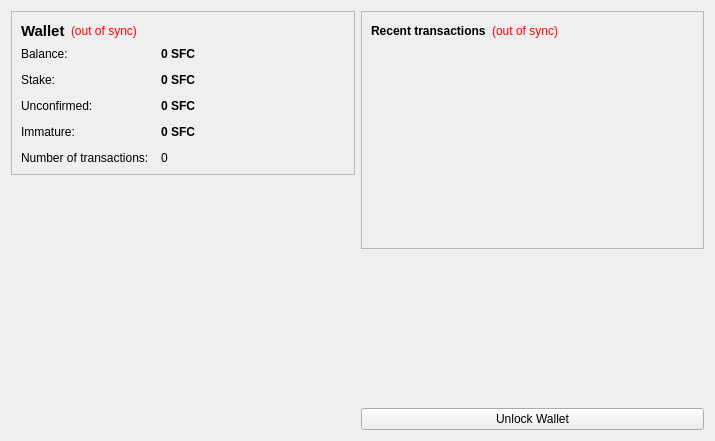
<?xml version="1.0" encoding="UTF-8"?>
<ui version="4.0">
 <class>OverviewPage</class>
 <widget class="QWidget" name="OverviewPage">
  <property name="geometry">
   <rect>
    <x>0</x>
    <y>0</y>
    <width>715</width>
    <height>441</height>
   </rect>
  </property>
  <property name="windowTitle">
   <string>Form</string>
  </property>
  <layout class="QHBoxLayout" name="horizontalLayout" stretch="1,1">
   <item>
    <layout class="QVBoxLayout" name="verticalLayout_2">
     <item>
      <widget class="QFrame" name="frame">
       <property name="frameShape">
        <enum>QFrame::StyledPanel</enum>
       </property>
       <property name="frameShadow">
        <enum>QFrame::Raised</enum>
       </property>
       <layout class="QVBoxLayout" name="verticalLayout_4">
        <item>
         <layout class="QHBoxLayout" name="horizontalLayout_4">
          <item>
           <widget class="QLabel" name="label_5">
            <property name="font">
             <font>
              <pointsize>11</pointsize>
              <weight>75</weight>
              <bold>true</bold>
             </font>
            </property>
            <property name="text">
             <string>Wallet</string>
            </property>
           </widget>
          </item>
          <item>
           <widget class="QLabel" name="labelWalletStatus">
            <property name="toolTip">
             <string>The displayed information may be out of date. Your wallet automatically synchronizes with the SunflowerCoin network after a connection is established, but this process has not completed yet.</string>
            </property>
            <property name="styleSheet">
             <string notr="true">QLabel { color: red; }</string>
            </property>
            <property name="text">
             <string notr="true">(out of sync)</string>
            </property>
            <property name="alignment">
             <set>Qt::AlignLeading|Qt::AlignLeft|Qt::AlignVCenter</set>
            </property>
           </widget>
          </item>
          <item>
           <spacer name="horizontalSpacer_2">
            <property name="orientation">
             <enum>Qt::Horizontal</enum>
            </property>
            <property name="sizeHint" stdset="0">
             <size>
              <width>40</width>
              <height>20</height>
             </size>
            </property>
           </spacer>
          </item>
         </layout>
        </item>
        <item>
         <layout class="QFormLayout" name="formLayout_2">
          <property name="fieldGrowthPolicy">
           <enum>QFormLayout::AllNonFixedFieldsGrow</enum>
          </property>
          <property name="horizontalSpacing">
           <number>12</number>
          </property>
          <property name="verticalSpacing">
           <number>12</number>
          </property>
          <item row="0" column="0">
           <widget class="QLabel" name="label">
            <property name="text">
             <string>Balance:</string>
            </property>
           </widget>
          </item>
          <item row="0" column="1">
           <widget class="QLabel" name="labelBalance">
            <property name="font">
             <font>
              <weight>75</weight>
              <bold>true</bold>
             </font>
            </property>
            <property name="cursor">
             <cursorShape>IBeamCursor</cursorShape>
            </property>
            <property name="toolTip">
             <string>Your current balance</string>
            </property>
            <property name="text">
             <string notr="true">0 SFC</string>
            </property>
            <property name="textInteractionFlags">
             <set>Qt::LinksAccessibleByMouse|Qt::TextSelectableByKeyboard|Qt::TextSelectableByMouse</set>
            </property>
           </widget>
          </item>
          <item row="1" column="0">
           <widget class="QLabel" name="label_6">
            <property name="text">
             <string>Stake:</string>
            </property>
           </widget>
          </item>
          <item row="1" column="1">
           <widget class="QLabel" name="labelStake">
            <property name="font">
             <font>
              <weight>75</weight>
              <bold>true</bold>
             </font>
            </property>
            <property name="cursor">
             <cursorShape>IBeamCursor</cursorShape>
            </property>
            <property name="toolTip">
             <string>Total of coins that was staked, and do not yet count toward the current balance</string>
            </property>
            <property name="text">
             <string notr="true">0 SFC</string>
            </property>
            <property name="textInteractionFlags">
             <set>Qt::LinksAccessibleByMouse|Qt::TextSelectableByKeyboard|Qt::TextSelectableByMouse</set>
            </property>
           </widget>
          </item>
          <item row="2" column="0">
           <widget class="QLabel" name="label_3">
            <property name="text">
             <string>Unconfirmed:</string>
            </property>
           </widget>
          </item>
          <item row="2" column="1">
           <widget class="QLabel" name="labelUnconfirmed">
            <property name="font">
             <font>
              <weight>75</weight>
              <bold>true</bold>
             </font>
            </property>
            <property name="cursor">
             <cursorShape>IBeamCursor</cursorShape>
            </property>
            <property name="toolTip">
             <string>Total of transactions that have yet to be confirmed, and do not yet count toward the current balance</string>
            </property>
            <property name="text">
             <string notr="true">0 SFC</string>
            </property>
            <property name="textInteractionFlags">
             <set>Qt::LinksAccessibleByMouse|Qt::TextSelectableByKeyboard|Qt::TextSelectableByMouse</set>
            </property>
           </widget>
          </item>
          <item row="3" column="0">
           <widget class="QLabel" name="labelImmatureText">
            <property name="text">
             <string>Immature:</string>
            </property>
           </widget>
          </item>
          <item row="3" column="1">
           <widget class="QLabel" name="labelImmature">
            <property name="font">
             <font>
              <weight>75</weight>
              <bold>true</bold>
             </font>
            </property>
            <property name="toolTip">
             <string>Mined balance that has not yet matured</string>
            </property>
            <property name="text">
             <string notr="true">0 SFC</string>
            </property>
            <property name="textInteractionFlags">
             <set>Qt::LinksAccessibleByMouse|Qt::TextSelectableByKeyboard|Qt::TextSelectableByMouse</set>
            </property>
           </widget>
          </item>
          <item row="4" column="0">
           <widget class="QLabel" name="label_2">
            <property name="text">
             <string>Number of transactions:</string>
            </property>
           </widget>
          </item>
          <item row="4" column="1">
           <widget class="QLabel" name="labelNumTransactions">
            <property name="toolTip">
             <string>Total number of transactions in wallet</string>
            </property>
            <property name="text">
             <string notr="true">0</string>
            </property>
           </widget>
          </item>
         </layout>
        </item>
       </layout>
      </widget>
     </item>
     <item>
      <spacer name="verticalSpacer">
       <property name="orientation">
        <enum>Qt::Vertical</enum>
       </property>
       <property name="sizeHint" stdset="0">
        <size>
         <width>20</width>
         <height>40</height>
        </size>
       </property>
      </spacer>
     </item>
     <item>
      <widget class="QLabel" name="label_6">
       <property name="text">
        <string/>
       </property>
       <property name="pixmap">
        <pixmap resource="../bitcoin.qrc">:/images/backg</pixmap>
       </property>
       <property name="scaledContents">
        <bool>false</bool>
       </property>
       <property name="alignment">
        <set>Qt::AlignCenter</set>
       </property>
       <property name="margin">
        <number>-2</number>
       </property>
      </widget>
     </item>
    </layout>
   </item>
   <item>
    <layout class="QVBoxLayout" name="verticalLayout_3">
     <item>
      <widget class="QFrame" name="frame_2">
       <property name="frameShape">
        <enum>QFrame::StyledPanel</enum>
       </property>
       <property name="frameShadow">
        <enum>QFrame::Raised</enum>
       </property>
       <layout class="QVBoxLayout" name="verticalLayout">
        <item>
         <layout class="QHBoxLayout" name="horizontalLayout_2">
          <item>
           <widget class="QLabel" name="label_4">
            <property name="text">
             <string>&lt;b&gt;Recent transactions&lt;/b&gt;</string>
            </property>
           </widget>
          </item>
          <item>
           <widget class="QLabel" name="labelTransactionsStatus">
            <property name="toolTip">
             <string>The displayed information may be out of date. Your wallet automatically synchronizes with the SunflowerCoin network after a connection is established, but this process has not completed yet.</string>
            </property>
            <property name="styleSheet">
             <string notr="true">QLabel { color: red; }</string>
            </property>
            <property name="text">
             <string notr="true">(out of sync)</string>
            </property>
            <property name="alignment">
             <set>Qt::AlignRight|Qt::AlignTrailing|Qt::AlignVCenter</set>
            </property>
           </widget>
          </item>
          <item>
           <spacer name="horizontalSpacer">
            <property name="orientation">
             <enum>Qt::Horizontal</enum>
            </property>
            <property name="sizeHint" stdset="0">
             <size>
              <width>40</width>
              <height>20</height>
             </size>
            </property>
           </spacer>
          </item>
         </layout>
        </item>
        <item>
         <widget class="QListView" name="listTransactions">
          <property name="styleSheet">
           <string notr="true">QListView { background: transparent; }</string>
          </property>
          <property name="frameShape">
           <enum>QFrame::NoFrame</enum>
          </property>
          <property name="verticalScrollBarPolicy">
           <enum>Qt::ScrollBarAlwaysOff</enum>
          </property>
          <property name="horizontalScrollBarPolicy">
           <enum>Qt::ScrollBarAlwaysOff</enum>
          </property>
          <property name="selectionMode">
           <enum>QAbstractItemView::NoSelection</enum>
          </property>
         </widget>
        </item>
       </layout>
      </widget>
     </item>
     <item>
      <spacer name="verticalSpacer_2">
       <property name="orientation">
        <enum>Qt::Vertical</enum>
       </property>
       <property name="sizeHint" stdset="0">
        <size>
         <width>20</width>
         <height>40</height>
        </size>
       </property>
      </spacer>
     </item>
     <item>
      <widget class="QPushButton" name="unlockWalletButton">
       <property name="text">
        <string>Unlock Wallet</string>
       </property>
      </widget>
     </item>
    </layout>
   </item>
  </layout>
 </widget>
 <resources>
  <include location="../bitcoin.qrc"/>
 </resources>
 <connections/>
</ui>
